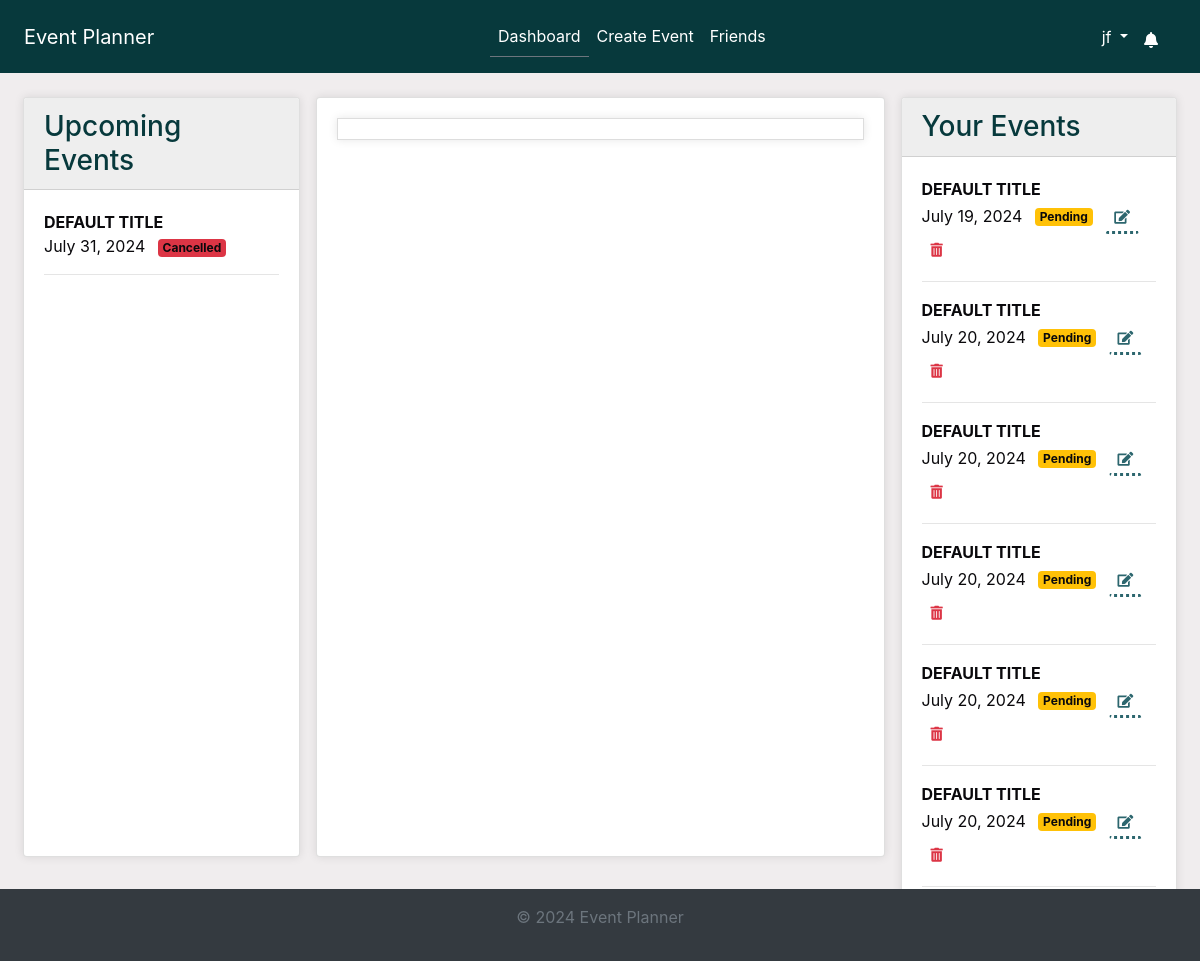
Screenshot of /dashboard/ (signed in) with the database file from the repository.
### events/models.py (models this page shows, shortened)
class Event(models.Model):
    STATUS_CHOICES = [
        ("Pending", "Pending"),
        ("Confirmed", "Confirmed"),
        ("Cancelled", "Cancelled"),
    ]
    title = models.CharField(max_length=100)
    description = models.TextField()
    location = models.CharField(max_length=255)
    created_by = models.ForeignKey(User, on_delete=models.CASCADE)
    proposed_date = models.DateTimeField()
    finalized_date = models.DateTimeField(null=True, blank=True)
    status = models.CharField(
        max_length=20, choices=STATUS_CHOICES, default="Pending"
    )
    created_at = models.DateTimeField(auto_now_add=True)
    updated_at = models.DateTimeField(auto_now=True)

### accounts/views.py (the view)
# urls.py: path("dashboard/", views.dashboard, name="dashboard"),
@login_required
def dashboard(request):
    current_user = request.user
    current_datetime = timezone.now()
    user_events = Event.objects.filter(created_by=current_user).order_by(
        "proposed_date"
    )
    invited_events = Event.objects.filter(
        invitations__user=current_user, proposed_date__gte=current_datetime
    ).order_by("proposed_date")
    upcoming_events = (
        (
            user_events.filter(proposed_date__gte=current_datetime)
            | invited_events
        )
        .distinct()
        .order_by("proposed_date")
    )
    upcoming_events_with_read_status = []
    for event in upcoming_events:
        unread_invitations = Invitation.objects.filter(
            event=event, user=current_user, read=False
        ).exists()
        upcoming_events_with_read_status.append(
            {"event": event, "unread": unread_invitations}
        )
    context = {
        "upcoming_events_with_read_status": upcoming_events_with_read_status,
        "user_events": user_events,
    }
    return render(request, "accounts/dashboard.html", context)

### accounts/context_processors.py (called while the page is built)
def google_api_key(request):
    return {"GOOGLE_API_KEY": os.getenv("GOOGLE_API_KEY")}

### notifications/context_processors.py (called while the page is built)
def notifications(request):
    if request.user.is_authenticated:
        all_unread_notifications = Notification.objects.filter(
            user=request.user, read=False
        ).order_by("-created_at")
        unread_count = all_unread_notifications.count()
        recent_unread_notifications = all_unread_notifications[:8]
        return {
            "recent_unread_notifications": recent_unread_notifications,
            "unread_count": unread_count,
        }
    return {}

### accounts/templates/accounts/dashboard.html (shortened to what this page needs)
{% extends 'base.html' %}
{% block content %}
<div class="container-fluid">
    <div class="row d-flex">
        <div class="col-lg-3 d-flex flex-column">
            <div class="card mb-4 flex-grow-1">
                <div class="card-header bg-primary text-white">
                    <h3 class="mb-0">Upcoming Events</h3>
                </div>
                <div class="card-body overflow-auto">
                    <ul class="list-unstyled">
                        {% for item in upcoming_events_with_read_status %}
                            <li>
                                <strong><a href="{% url 'event_details' item.event.id %}" class="event-link">{{ item.event.title|upper }}</a></strong>
                                <br>
                                {{ item.event.proposed_date|date:"F j, Y" }}
                                <span class="badge badge-{{ item.event.status|lower }} ml-2">{{ item.event.status }}</span>
                            </li>
                            <hr>
                        {% empty %}
                            <li>No upcoming events.</li>
                        {% endfor %}
                    </ul>
                </div>
            </div>
        </div>
        <div class="col-lg-6 d-flex flex-column">
            <div class="card mb-4 flex-grow-1">
                <div class="card-body">
                    <div id="calendar"></div>
                </div>
            </div>
        </div>
        <div class="col-lg-3 d-flex flex-column scrollable-column">
            <div class="card mb-4 flex-grow-1">
                <div class="card-header bg-primary text-white">
                    <h3 class="mb-0">Your Events</h3>
                </div>
                <div class="card-body overflow-auto">
                    <ul class="list-unstyled">
                        {% for event in user_events %}
                            <li>
                                <strong><a href="{% url 'event_details' event.id %}" class="event-link">{{ event.title|upper }}</a></strong>
                                <br>
                                {{ event.proposed_date|date:"F j, Y" }}
                                <span class="badge badge-{{ event.status|lower }} ml-2">{{ event.status }}</span>
                                <a href="{% url 'edit_event' event.id %}" class="btn btn-sm btn-outline-primary ml-2"><i class="fas fa-edit"></i></a>
                                <button class="btn btn-sm btn-outline-danger delete-btn" data-event-id="{{ event.id }}"><i class="fas fa-trash-alt"></i></button>
                            </li>
                            <hr>
                        {% empty %}
                            <li>You have not created any events.</li>
                        {% endfor %}
                    </ul>
                </div>
            </div>
        </div>
    </div>
</div>
{% endblock %}

### templates/base.html (shortened to what this page needs)
<!DOCTYPE html>
<html lang="en">
<head>
    {% load static %}
    <link rel="stylesheet" href="https://stackpath.bootstrapcdn.com/bootstrap/4.5.2/css/bootstrap.min.css">
    <link rel="stylesheet" href="{% static 'css/styles.css' %}">
    <link rel="stylesheet" href="https://cdnjs.cloudflare.com/ajax/libs/font-awesome/5.15.4/css/all.min.css">
    <link rel="stylesheet" href="https://cdnjs.cloudflare.com/ajax/libs/fullcalendar/3.10.2/fullcalendar.min.css" />
</head>
<body class="c-app">
    <header class="c-header c-header-light c-header-fixed">
        <nav class="navbar navbar-expand-lg navbar-light">
            <a class="navbar-brand" href="{% url 'home' %}">Event Planner</a>
            <div class="collapse navbar-collapse" id="navbarSupportedContent">
                {% if user.is_authenticated %}
                <ul class="navbar-nav mx-auto">
                    <li class="nav-item {% if request.resolver_match.url_name == 'dashboard' %}active{% endif %}">
                        <a class="nav-link" href="{% url 'dashboard' %}">Dashboard</a>
                    </li>
                    <li class="nav-item {% if request.resolver_match.url_name == 'create_event' %}active{% endif %}">
                        <a class="nav-link" href="{% url 'create_event' %}">Create Event</a>
                    </li>
                    <li class="nav-item {% if request.resolver_match.url_name == 'friends_page' %}active{% endif %}">
                        <a class="nav-link" href="{% url 'friends_page' %}">Friends</a>
                    </li>
                    {% endif %}
                </ul>
                {% if user.is_authenticated %}
                <ul class="navbar-nav d-flex">
                    <li class="nav-item dropdown">
                        <a class="nav-link dropdown-toggle" href="#" id="profileLink" role="button" data-toggle="dropdown" aria-haspopup="true" aria-expanded="false">
                            {{ user.username }}
                        </a>
                    </li>
                </ul>
                {% endif %}
            </div>
            {% if user.is_authenticated %}
                <ul class="navbar-nav ml-auto d-flex">
                    <li class="nav-item">
                        <a class="nav-link" href="#" id="notificationBell" role="button" data-toggle="dropdown" aria-haspopup="true" aria-expanded="false">
                            <i class="fas fa-bell"></i>
                        </a>
                    </li>
                </ul>
            {% endif %}
        </nav>
    </header>
    <main class="c-main">
        <div class="container-fluid">
            <div class="fade-in">
                {% block content %}{% endblock %}
            </div>
        </div>
    </main>
    <footer class="footer mt-auto py-3">
        <div class="container text-center">
            <p class="text-muted">&copy; 2024 Event Planner</p>
        </div>
    </footer>
</body>
</html>

### static/css/styles.css (style rules this page uses)
* { box-sizing: border-box; }
body, html { margin: 0; padding: 0; font-family: var(--font-family-sans-serif); background-color: var(--background); color: var(--text); height: 100%; }
:root { --primary: #07393c; --secondary: #2C666E; --accent: #90DDF0; --background: #F0EDEE; --text: #0A090C; --heading-bg: #eeeeee; --white: #fff; --gray: #6c757d; --gray-dark: #343a40; --success: #28a745; --info: #17a2b8; --warning: #ffc107; --danger: #dc3545; --light: #f8f9fa; --dark: #343a40; --breakpoint-xs: 0; --breakpoint-sm: 576px; --breakpoint-md: 768px; --breakpoint-lg: 992px; --breakpoint-xl: 1200px; --font-family-sans-serif: -apple-system, BlinkMacSystemFont, "Segoe UI", Roboto, "Helvetica Neue", Arial, "Noto Sans", sans-serif, "Apple Color Emoji", "Segoe UI Emoji", "Segoe UI Symbol", "Noto Color Emoji"; --font-family-monospace: SFMono-Regular, Menlo, Monaco, Consolas, "Liberation Mono", "Courier New", monospace; }
.container-fluid { display: flex; flex-direction: column; min-height: 100vh; }
.row { flex: 1; display: flex; }
.scrollable-column { overflow-y: auto; max-height: 100vh; }
.flex-grow-1 { flex-grow: 1; }
.overflow-auto { overflow: auto; }
.active { border-bottom: 1px solid var(--gray); }
.bg-primary { background-color: var(--primary) !important; }
.btn-outline-success:not(:disabled):not(.disabled):active:focus, .btn-outline-primary:not(:disabled):not(.disabled):active:focus, .btn-outline-danger, .btn-outline-primary.focus, .btn-outline-primary:focus, .btn.focus, .btn:focus { box-shadow: none; }
.btn-outline-primary:not(:disabled):not(.disabled):active, .btn-outline-success:not(:disabled):not(.disabled):active, .btn-outline-success, .btn-outline-primary { color: var(--secondary); border-color: transparent; border-bottom: 3px dotted var(--secondary); background-color: transparent; }
.btn-outline-danger { border-color: transparent; }
header { background-color: var(--primary) !important; color: var(--white) !important; padding: .5rem !important; margin-bottom: 1rem !important; }
header a, header .navbar-brand, header .nav-link { color: var(--white) !important; }
.card-header { background-color: var(--heading-bg) !important; color: var(--primary) !important; }
footer { background-color: var(--dark) !important; color: var(--white) !important; padding: 1rem !important; text-align: center !important; margin-top: auto; }
.container-fluid>.row>div { margin: 0; padding: 0.5rem; }
#calendar { flex: 1; max-width: 100%; max-height: 100%; margin: 0; border: 1px solid #ddd; padding: 10px; box-shadow: 0 0 10px rgba(0, 0, 0, .1); }
.event-link { color: var(--text) !important; text-decoration: none !important; }
.badge-pending { background-color: var(--warning) !important; }
.badge-cancelled { background-color: var(--danger) !important; }
.add-btn, .delete-btn, .edit-btn, .invite-btn { margin: 0; }
.card { box-shadow: 0 0 10px rgba(0, 0, 0, .1); }
.navbar-nav.mx-auto { flex: 1; justify-content: center; }
#notificationBell { margin-right: 10px; padding-top: .9rem; display: flex; justify-content: flex-end; }

### rows the page displays
Event: event "DEFAULT TITLE", event.proposed_date "July 31, 2024", event.status "Cancelled"
Event: title "DEFAULT TITLE", proposed_date "July 19, 2024", status "Pending"
Event: title "DEFAULT TITLE", proposed_date "July 20, 2024", status "Pending"
Event: title "DEFAULT TITLE", proposed_date "July 20, 2024", status "Pending"
Event: title "DEFAULT TITLE", proposed_date "July 20, 2024", status "Pending"
Event: title "DEFAULT TITLE", proposed_date "July 20, 2024", status "Pending"
Event: title "DEFAULT TITLE", proposed_date "July 20, 2024", status "Pending"

### other values shown
{{ user.username }} "jf"
